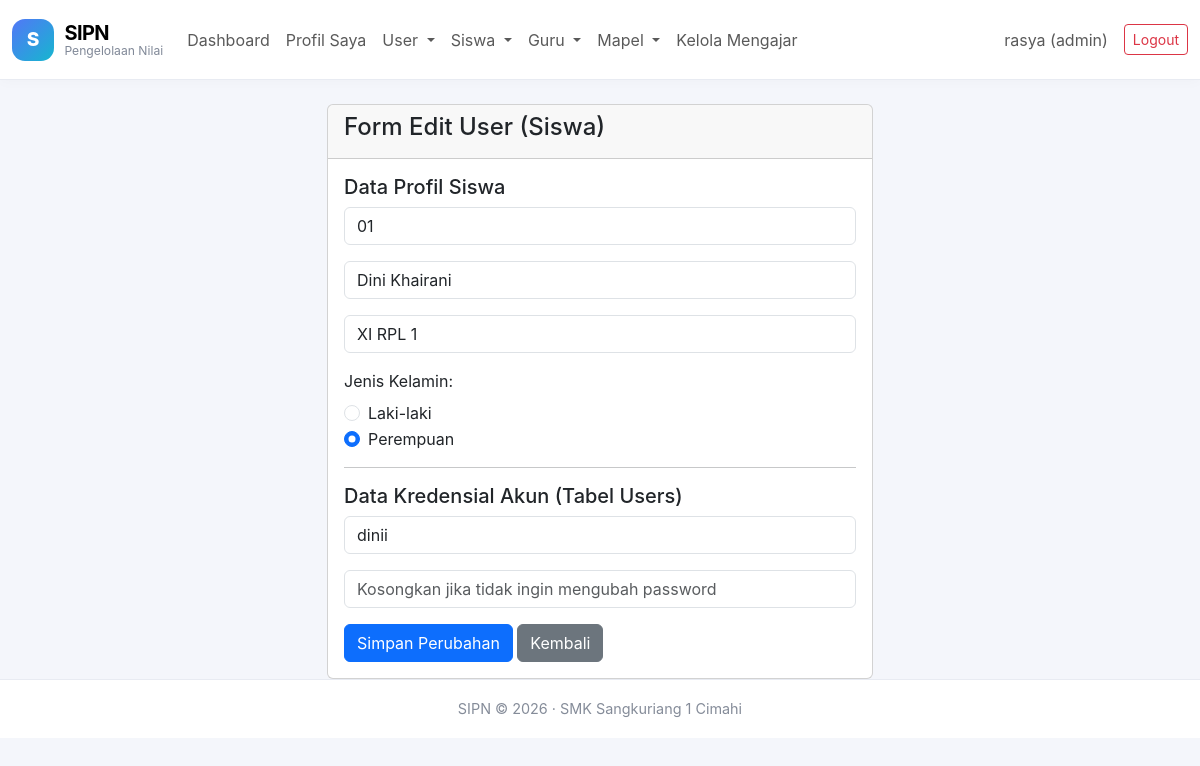
The app's page /edit_siswa.php?id=2 (signed in) with its own data.
### tables this page shows
CREATE TABLE `siswa` (
  `id` int(11) NOT NULL,
  `nis` varchar(10) NOT NULL,
  `nama` varchar(100) NOT NULL,
  `kelas` varchar(10) NOT NULL,
  `jenis_kelamin` enum('L','P') NOT NULL,
  `user_id` int(11) NOT NULL
);

CREATE TABLE `users` (
  `id` int(11) NOT NULL,
  `username` varchar(50) NOT NULL,
  `password` varchar(255) NOT NULL,
  `role` enum('admin','guru','siswa') NOT NULL,
  `created_at` timestamp NOT NULL DEFAULT current_timestamp()
);

### koneksi.php (called while the page is built, shortened)
<?php
function e($teks)
{
    return htmlspecialchars((string)$teks, ENT_QUOTES, 'UTF-8');
}
function siapkan($koneksi, $sql, $types = "", ...$params)
{
    $stmt = mysqli_prepare($koneksi, $sql);
    if ($types !== "") {
        mysqli_stmt_bind_param($stmt, $types, ...$params);
    }
    if (!mysqli_stmt_execute($stmt)) {
        mysqli_stmt_close($stmt);
        return false;
    }
    return $stmt;
}
function ambil_satu($koneksi, $sql, $types = "", ...$params)
{
    $stmt = siapkan($koneksi, $sql, $types, ...$params);
    $hasil = mysqli_stmt_get_result($stmt);
    $data = $hasil ? mysqli_fetch_assoc($hasil) : null;
    return $data;
}
?>

### edit_siswa.php (the view, shortened to what this page needs)
<?php
require "koneksi.php";
$id = filter_var($_GET['id'] ?? '', FILTER_VALIDATE_INT);
$data = ambil_satu(
    $koneksi,
    "SELECT users.id, users.username, siswa.nis, siswa.nama, siswa.kelas, siswa.jenis_kelamin
     FROM users
     JOIN siswa ON siswa.user_id = users.id
     WHERE users.id = ?",
    "i",
    $id
);
require "navbar.php";
?>
<div class="container mt-4">
  <div class="row justify-content-center">
    <div class="col-md-6">
      <div class="card">
        <div class="card-header">
          <h4>Form Edit User (Siswa)</h4>
        </div>
        <div class="card-body">
          <form action="aksi_edit.php" method="POST">
            <h5>Data Profil Siswa</h5>
            <div class="mb-3">
              <input type="text" class="form-control" name="nis"
                     placeholder="Nomor Induk Siswa" value="<?= e($data['nis']) ?>" required>
            </div>
            <div class="mb-3">
              <input type="text" class="form-control" name="nama"
                     placeholder="Nama" value="<?= e($data['nama']) ?>" required>
            </div>
            <div class="mb-3">
              <input type="text" class="form-control" name="kelas"
                     placeholder="Kelas Siswa" value="<?= e($data['kelas']) ?>" required>
            </div>
            <div class="mb-3">
              <label class="form-label">Jenis Kelamin:</label>
              <div class="form-check">
                <input class="form-check-input" type="radio" name="jenis_kelamin_siswa"
                       id="laki" value="L" <?= ($data['jenis_kelamin'] == 'L') ? 'checked' : '' ?>>
                <label class="form-check-label" for="laki">Laki-laki</label>
              </div>
              <div class="form-check">
                <input class="form-check-input" type="radio" name="jenis_kelamin_siswa"
                       id="perempuan" value="P" <?= ($data['jenis_kelamin'] == 'P') ? 'checked' : '' ?>>
                <label class="form-check-label" for="perempuan">Perempuan</label>
              </div>
            </div>
            <hr>
            <h5>Data Kredensial Akun (Tabel Users)</h5>
            <div class="mb-3">
              <input type="text" class="form-control" name="username"
                     placeholder="Username" value="<?= e($data['username']) ?>" required>
            </div>
            <div class="mb-3">
              <input type="password" class="form-control" name="password"
                     placeholder="Kosongkan jika tidak ingin mengubah password">
            </div>
            <button type="submit" class="btn btn-primary">Simpan Perubahan</button>
            <a href="daftar_user.php" class="btn btn-secondary">Kembali</a>
          </form>
        </div>
      </div>
    </div>
  </div>
</div>
<?php require "footer.php"; ?>

### sipn.css (style rules this page uses)
:root { --sipn-bg:#f4f6fb;--sipn-ink:#202938;--sipn-muted:#7c8492;--sipn-border:#e8ebf2;--sipn-shadow:0 5px 18px rgba(30,41,59,.055) }
body { background:var(--sipn-bg);color:var(--sipn-ink);font-family:Inter,ui-sans-serif,system-ui,-apple-system,"Segoe UI",sans-serif }

### records on screen
siswa: nis "01", nama "Dini Khairani", kelas "XI RPL 1", jenis_kelamin "☐ Laki-laki", jenis_kelamin "☑ Perempuan", username "dinii"

### other values on screen
$nama_nav "rasya"
$role_nav "admin"
